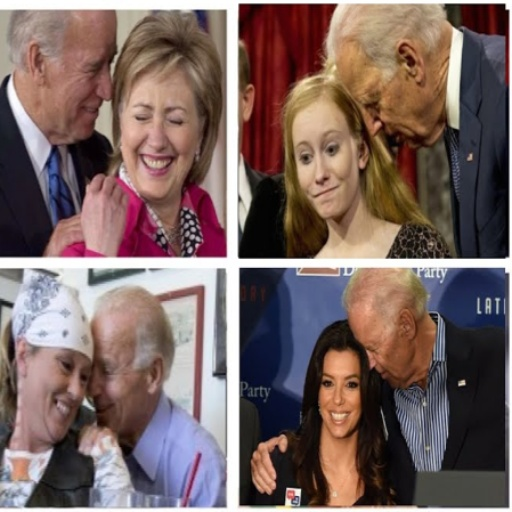
%> input picture images_processed/9_out.jpg, 512 x 512 px
$ octave zoom_grill_biden.m   (GNU Octave 9; MATLAB toolbox functions it lacks are replaced by stand-ins)
%> lines starting %> are read from the running program, lines starting %| are printed output that depends on the picture
zoom_girl(imread('images_processed/9_out.jpg'), "Final_Vid_Clips/zoom_grill_biden", 5);

function res = zoom_girl(im1, saveName, time)
%> called with saveName = 'Final_Vid_Clips/zoom_grill_biden', time = 5
im1 = imresize(im1, [512 512]);
%> im1 is the input picture: size 512x512x3 uint8; mean R, G, B 120.7, 100.5, 97.3
% p1_data = rgb2gray(im);
p1_data = im1;

first_order_mask = [0.25 0.5 0.25; 0.5 1 0.5; 0.25 0.5 0.25];
[rows, cols, a] = size(p1_data);
%> rows = 512; cols = 512; a = 3
interspersed = zeros(rows*2, cols*2, 3);
interspersed(1:2:rows*2, 1:2:cols*2, :) = p1_data;
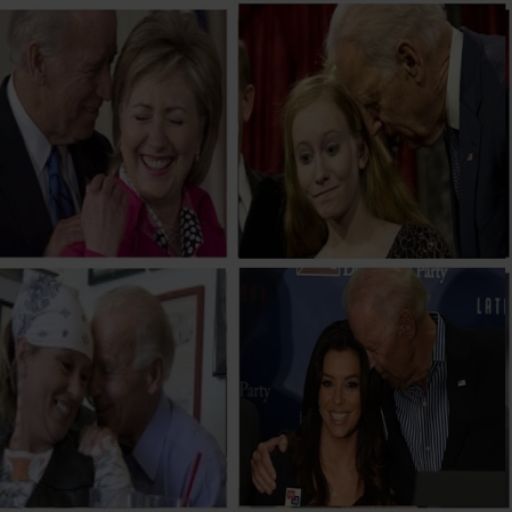
%> interspersed: size 1024x1024x3 double (shown at 1/2 size); mean R, G, B 30.2, 25.1, 24.3


conv_zoom1(:, :, 1) = (conv2(interspersed(:, :, 1), first_order_mask));
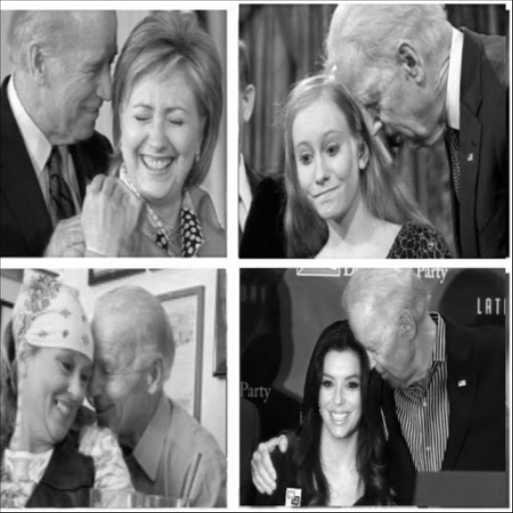
%> conv_zoom1: size 1026x1026 double (shown at 1/2 size); min 0, max 255, mean 120.2
conv_zoom1(:, :, 2) = (conv2(interspersed(:, :, 2), first_order_mask));
conv_zoom1(:, :, 3) = (conv2(interspersed(:, :, 3), first_order_mask));
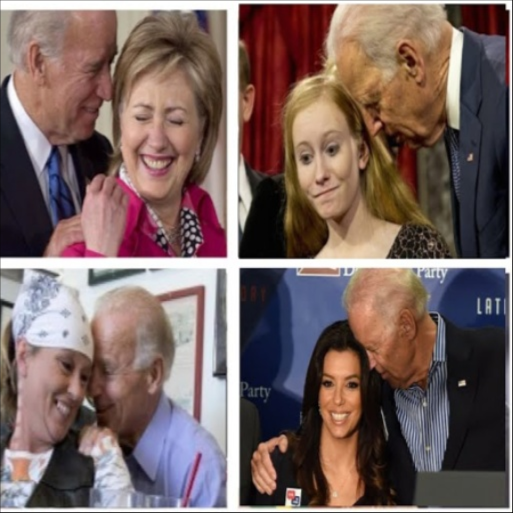
%> conv_zoom1: size 1026x1026x3 double (shown at 1/2 size); mean R, G, B 120.2, 100.1, 96.9
conv_zoom1 = rescale_255(conv_zoom1);

    numFrames = time * 25;
    for k = 1:numFrames
        leftx = (k-1) * (220/numFrames) + 1;
        rightx = 1026 -  (1026 - 420)*(k-1)/numFrames;
        lefty = (k-1) * (550/numFrames) + 1;
        righty = 1026 - (1026 - 750)*(k-1)/numFrames;
        im_curr = conv_zoom1(leftx:rightx, lefty:righty, :);

        im_curr = imresize(im_curr, [512 512]);
        M(k) = im2frame(uint8(im_curr));
    end
    v = VideoWriter(saveName,'Motion JPEG AVI'); %Name your video
    v.FrameRate = 25; %Set the frame rate to 25 frames per second
    close all
    open(v)
    writeVideo(v,M);
    close(v);

end


function scaled = rescale_255(im)
    im_max = max(max(im));
%> im_max = [255 255 255]
    im_min = min(min(im));
%> im_min = [0 0 0]
    %normed = (im - im_min)/(im_max - im_min);
    scaled =  floor(255 .* ((im - im_min)./(im_max - im_min)));
%> the loop in zoom_girl, `for k = 1:numFrames` made 125 passes
%> pass 1, in zoom_girl, `im_curr = imresize(im_curr, [512 512]);`:
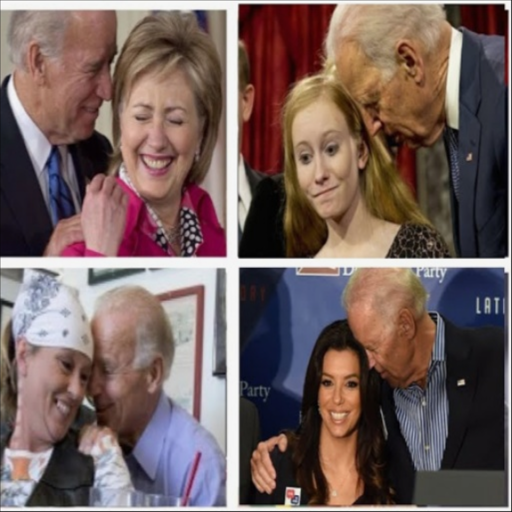
%> im_curr: size 512x512x3 double; mean R, G, B 120, 99.9, 96.8; drawn with min black and max white
%> pass 2, in zoom_girl, `im_curr = conv_zoom1(leftx:rightx, lefty:righty, :);`:
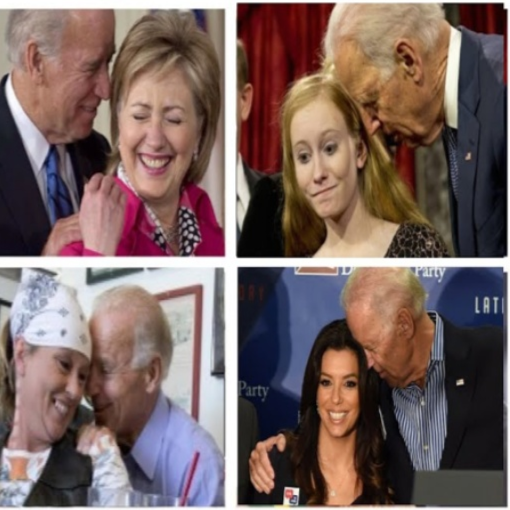
%> im_curr: size 1019x1019x3 double (shown at 1/2 size); mean R, G, B 119.7, 99.3, 96.1
%> pass 2, in zoom_girl, `im_curr = imresize(im_curr, [512 512]);`:
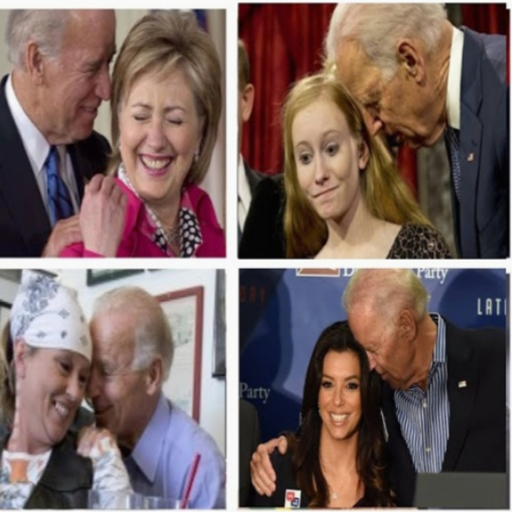
%> im_curr: size 512x512x3 double; mean R, G, B 119.7, 99.3, 96.1; drawn with min black and max white
%> pass 3, in zoom_girl, `im_curr = conv_zoom1(leftx:rightx, lefty:righty, :);`:
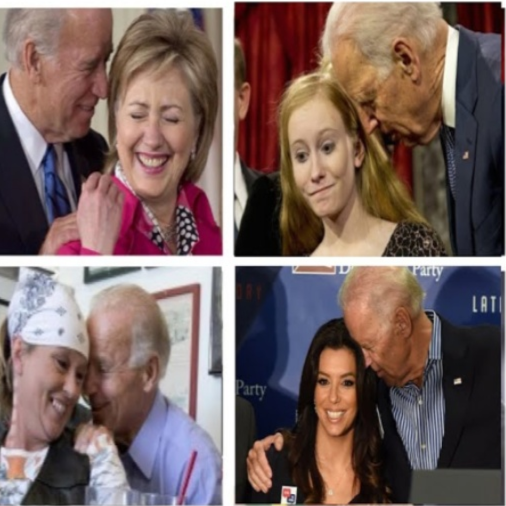
%> im_curr: size 1012x1012x3 double (shown at 1/2 size); mean R, G, B 118.7, 98, 94.8
%> after the loop in zoom_girl, `for k = 1:numFrames`: M = 125 items
end

$ run again, with images_processed/10_out.jpg copied over images_processed/9_out.jpg
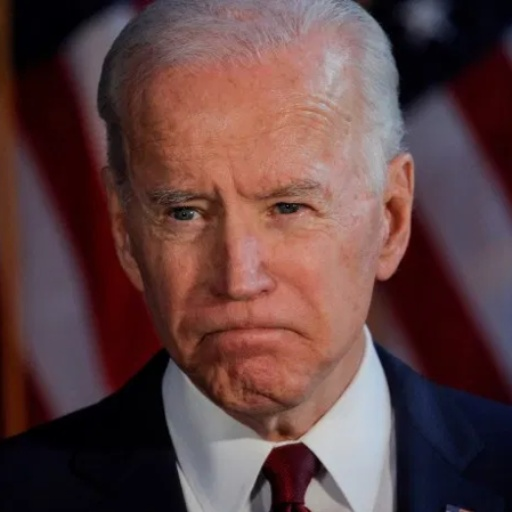
%> input picture images_processed/10_out.jpg, 512 x 512 px
%> in zoom_girl, im1 is the input picture: size 512x512x3 uint8; mean R, G, B 95.6, 66.3, 66.5
%> in zoom_girl, `conv_zoom1(:, :, 1) = (conv2(interspersed(:, :, 1), first_order_mask));`:
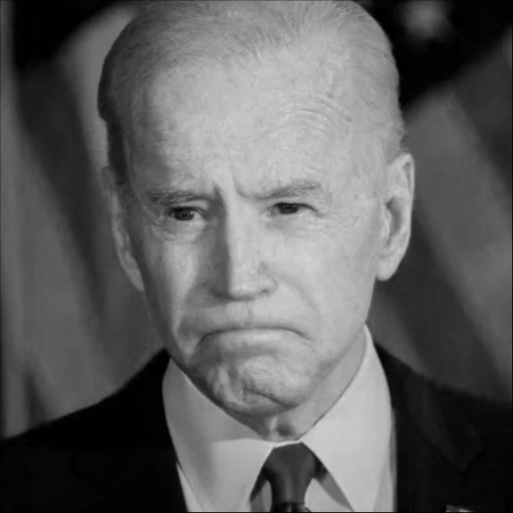
%> conv_zoom1: size 1026x1026 double (shown at 1/2 size); min 0, max 215, mean 95.3
%> im_max = [215 207 219]
%> im_min = [0 0 0]
%> the loop in zoom_girl, `for k = 1:numFrames` made 125 passes
%> pass 2, in zoom_girl, `im_curr = imresize(im_curr, [512 512]);`:
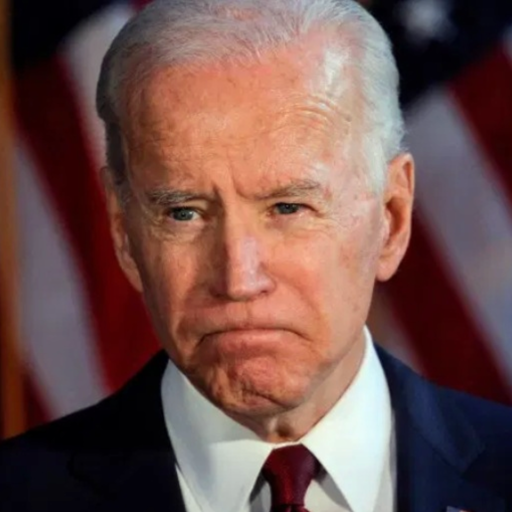
%> im_curr: size 512x512x3 double; mean R, G, B 113.4, 81.5, 77.2; drawn with min black and max white
%> after the loop in zoom_girl, `for k = 1:numFrames`: M = 125 items

$ run again, with images_processed/11_out.jpg copied over images_processed/9_out.jpg
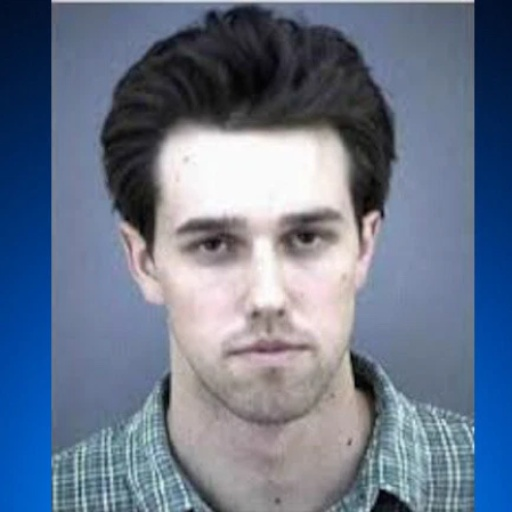
%> input picture images_processed/11_out.jpg, 512 x 512 px
%> in zoom_girl, im1 is the input picture: size 512x512x3 uint8; mean R, G, B 105.1, 117.9, 139.3
%> in zoom_girl, `conv_zoom1(:, :, 1) = (conv2(interspersed(:, :, 1), first_order_mask));`:
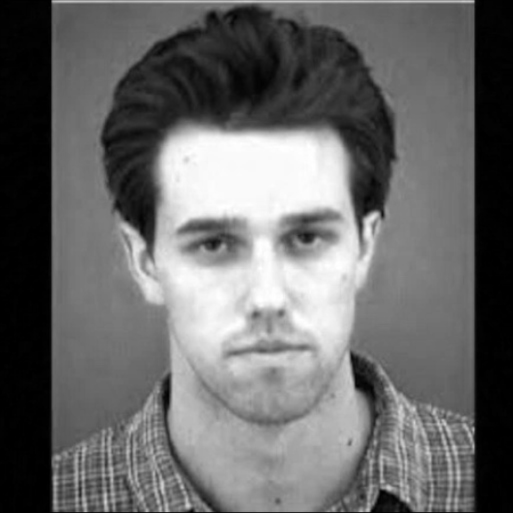
%> conv_zoom1: size 1026x1026 double (shown at 1/2 size); min 0, max 255, mean 104.6
%> im_max = [255 254 255]
%> im_min = [0 0 0]
%> the loop in zoom_girl, `for k = 1:numFrames` made 125 passes
%> pass 3, in zoom_girl, `im_curr = conv_zoom1(leftx:rightx, lefty:righty, :);`:
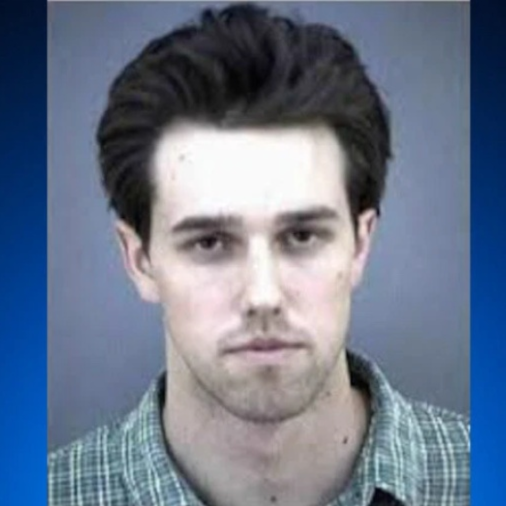
%> im_curr: size 1012x1012x3 double (shown at 1/2 size); mean R, G, B 106.1, 118.5, 139.2
%> after the loop in zoom_girl, `for k = 1:numFrames`: M = 125 items

$ run again, with images_processed/12_out.jpg copied over images_processed/9_out.jpg
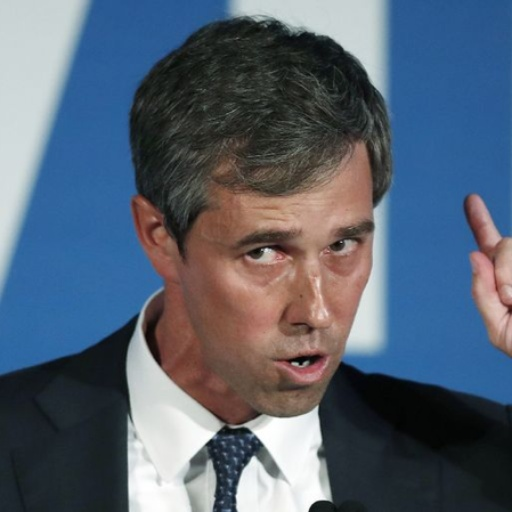
%> input picture images_processed/12_out.jpg, 512 x 512 px
%> in zoom_girl, im1 is the input picture: size 512x512x3 uint8; mean R, G, B 85.2, 97.5, 113.6
%> im_max = [255 255 255]
%> im_min = [0 0 0]
%> the loop in zoom_girl, `for k = 1:numFrames` made 125 passes
%> pass 3, in zoom_girl, `im_curr = conv_zoom1(leftx:rightx, lefty:righty, :);`:
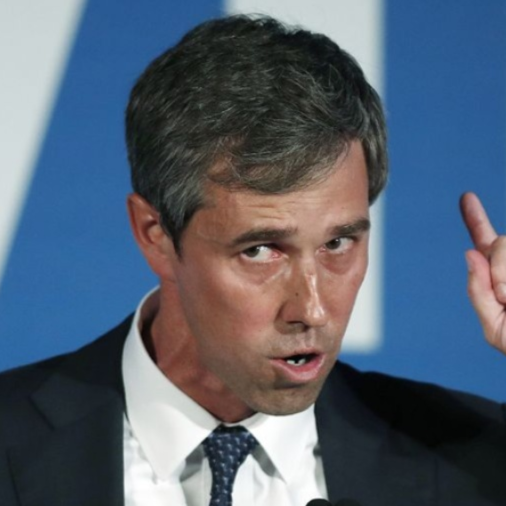
%> im_curr: size 1012x1012x3 double (shown at 1/2 size); mean R, G, B 84.6, 96.7, 112.9
%> after the loop in zoom_girl, `for k = 1:numFrames`: M = 125 items
